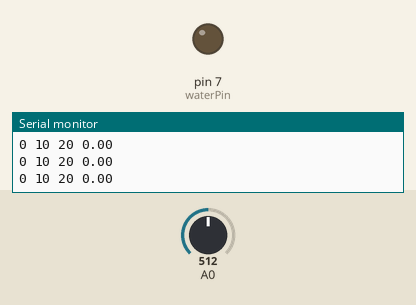
Bench run of a sketch on a simulated Arduino Uno, built with avr-gcc and run on an emulated ATmega328P. On the bench: output pins drawn as LEDs (lit = HIGH), the last lines printed to the serial monitor. Dashed ring = blinking. The test bench sets the inputs (shaded band); at power-on: A0 = 512.

Above: at 1.2 s.
1.3 s: A0 set to 534
4.3 s: A0 set to 560
At 7.0 s:
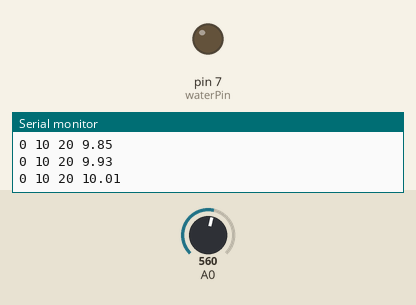
7.3 s: A0 set to 716
At 9.5 s:
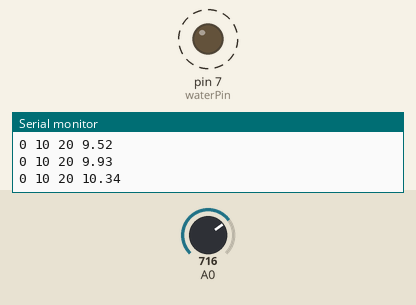
9.8 s: A0 set to 900
Timing chart, 0 to 13.0 s (numbered marks = the images above; inputs shaded):
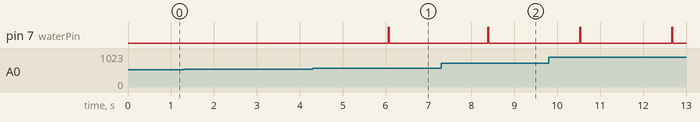

The sketch:

Day_1_Habituation.ino
```cpp
/*
  Day 1 Habituation:

  This program:
  1) Reads ball data of Vx0 (forward)
  2) Converts raw-->voltage-->cm/s-->cm traveled
  3) If cm traveled (thresh) surpasses value defined
  20ms of water will be delivered to pin 7 of board.
  4) To visualize forward trajectory over time
  Tools -> Serial Plotter
  Scale plotter by changing threshold or Serial.print values.
*/


double xValue;
double avgX;
double sumX;
double numReads;
int waterPin;
int numdelivered;
int thresh;

// the setup routine runs once when you press reset:
void setup() {
  // initialize serial communication at 9600 bits per second:
  // triggerPin = A1
  // ballPin = A0
  Serial.begin(9600);
  pinMode(A0, INPUT);
  pinMode(A1, INPUT);
  waterPin = 7;
  pinMode(waterPin, OUTPUT);
  avgX = 0;
  sumX = 0;
  numReads = 100;
  thresh = 10;
  numdelivered = 0;
}

// the loop routine runs over and over again forever:
void loop() {
  // read the input on analog pin 0:
  avgX = 0;
  sumX = 0;
  while (sumX < thresh) {
    xValue = analogRead(A0);
    xValue = 5.00 * xValue / 1024;
    xValue = (round((xValue - 2.60) * 5.4480) / 0.145) * (.012);
    if (xValue < 0) {
      xValue = 0;
    }
    sumX = sumX + xValue;

    delay(1);
    Serial.print(0);
    Serial.print(" ");
    Serial.print(thresh);
    Serial.print(" ");
    Serial.print(thresh + 10);
    Serial.print(" ");
    Serial.println(sumX);
    if (sumX > thresh) {
      digitalWrite(waterPin, HIGH);
      delay(20);
      digitalWrite(waterPin, LOW);
      delay(2000);
      sumX = 0;
    }
  }
}
```

Measured:
- after the input at 4.3 s, pin 7 (waterPin): LOW → HIGH after 1.8 s, → LOW 0.02 s later
- after the input at 7.3 s, pin 7 (waterPin): LOW → HIGH after 1.1 s instead of 2.5 s
